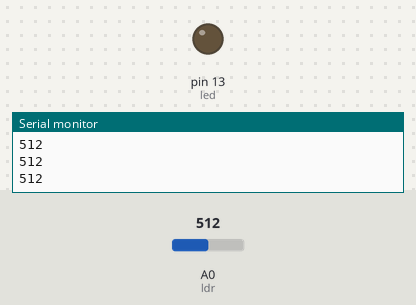
This sketch was run on a simulated Arduino Uno, built with avr-gcc and run on an emulated ATmega328P. Shown: output pins drawn as LEDs (lit = HIGH), the last lines printed to the serial monitor. Inputs (shaded band) come from the test bench; at power-on: A0 (ldr) = 512.

Above: at 1.2 s.
1.3 s: A0 (ldr) set to 486
At 2.1 s:
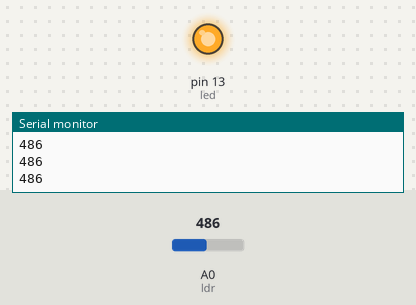
2.8 s: A0 (ldr) set to 510
At 3.4 s:
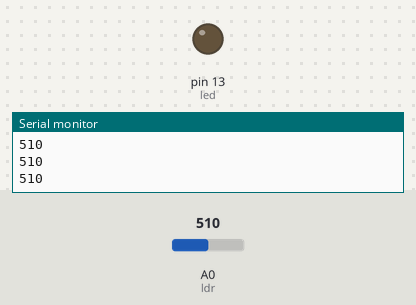
4.3 s: A0 (ldr) set to 490
At 5.7 s:
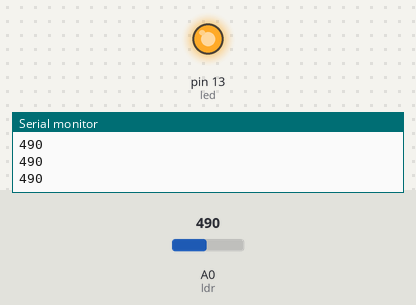
Timing chart, 0 to 7.3 s (numbered marks = the images above; inputs shaded):
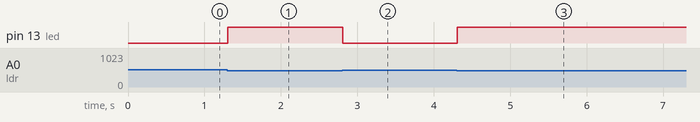

The sketch:

Projeto03-LDR.ino
```cpp
// Acende um LED caso a iluminação detectada pelo LDR seja baixa.

// Selecione o pino de entrada do LDR.
int ldr = A0;

// Selecione o pino do LED.
int led = 13;

// Variável para guardar o valor do LDR.
int valor = 0;

void setup() {
  // Configura a comunicação serial.
  Serial.begin(9600);
  pinMode(led, OUTPUT);
  pinMode(ldr, INPUT);
}

void loop() {
  // Lê o valor do LDR em uma escala de 0 a 1023.
  valor = analogRead(ldr);

  // Mostra no monitor o valor obtido do LDR.
  Serial.println(valor);

  // Acende o LED caso o ambiente esteja escuro.
  if (valor < 500)
    digitalWrite(led, HIGH);
  else
    digitalWrite(led, LOW);
}
```

Measured:
- the behaviour switches between 500 and 499 on A0 (ldr) (found by bisection; images 0 and 1)
- after the input at 1.3 s, pin 13 (led): LOW → HIGH at once
- after the input at 2.8 s, pin 13 (led): HIGH → LOW at once
- after the input at 4.3 s, pin 13 (led): LOW → HIGH at once
